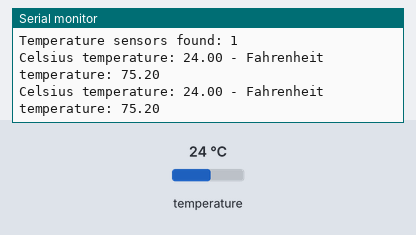
This sketch was run on a simulated Arduino Uno, built with avr-gcc and run on an emulated ATmega328P. Shown: the last lines printed to the serial monitor. The test bench sets the inputs (shaded band); at power-on: temperature 24 °C.

Above: at 3.3 s.
3.4 s: temperature set to 12 °C
At 5.5 s:
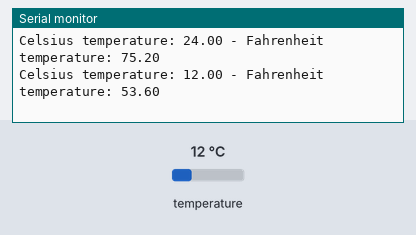
5.9 s: temperature set to 19 °C
At 7.1 s:
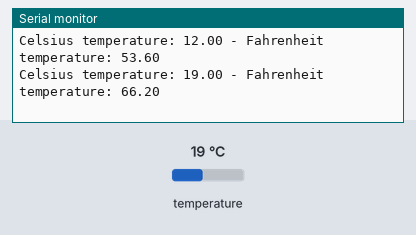
Timing chart, 0 to 8.9 s (numbered marks = the images above; inputs shaded):
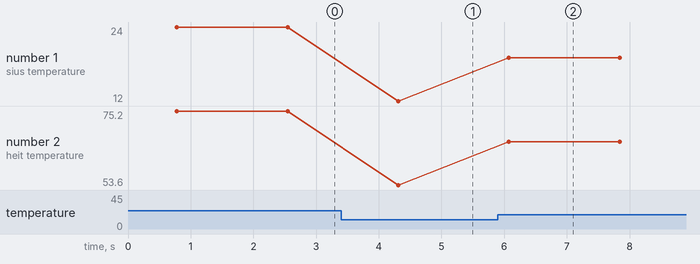

Measured:
- after the input at 3.4 s, the serial monitor: prints a new line after 0.91 s (image 1)
- after the input at 5.9 s, the serial monitor: prints a new line after 0.18 s (image 2)
- plotted number 1: 24 → 12 after the input at 3.4 s, 12 → 19 after the input at 5.9 s
- plotted number 2: 75.2 → 53.6 after the input at 3.4 s, 53.6 → 66.2 after the input at 5.9 s

The sketch:

test-temp.ino
```cpp
/*********
  Complete project details at https://randomnerdtutorials.com
  Based on the Dallas Temperature Library example
*********/

#include <Arduino.h>
#include <OneWire.h>
#include <DallasTemperature.h>

// Pico with the Earle Philhower Arduino-Pico core:
// DS18B20 VDD -> 3V3(OUT), physical pin 36; GND -> GND, pin 8.
// DQ -> GP22, physical pin 29, with a 4.7k ohm pull-up to 3V3.
// Use GPIO numbers here, not physical header pin numbers.
// GP4/GP5 are reserved for the LCD's I2C bus in test-display.
constexpr uint8_t ONE_WIRE_BUS = 22;

OneWire oneWire(ONE_WIRE_BUS);

DallasTemperature sensors(&oneWire);

void setup(void)
{
  Serial.begin(9600);
  // Give USB Serial a moment to connect, but allow standalone operation.
  const unsigned long serialStart = millis();
  while (!Serial && millis() - serialStart < 3000) {
    delay(10);
  }
  sensors.begin();
  Serial.print("Temperature sensors found: ");
  Serial.println(sensors.getDeviceCount());
}

void loop(void)
{
  sensors.requestTemperatures();
  const float temperatureC = sensors.getTempCByIndex(0);
  if (temperatureC == DEVICE_DISCONNECTED_C) {
    Serial.println("Temperature sensor disconnected. Check wiring and pull-up.");
    delay(1000);
    return;
  }

  Serial.print("Celsius temperature: ");

  Serial.print(temperatureC);
  Serial.print(" - Fahrenheit temperature: ");
  Serial.println(DallasTemperature::toFahrenheit(temperatureC));
  delay(1000);
}
```
